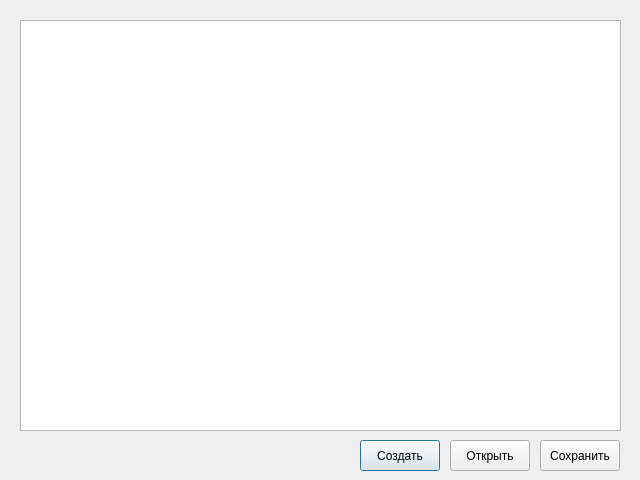
<?xml version="1.0" encoding="UTF-8"?>
<ui version="4.0">
 <class>Dialog</class>
 <widget class="QDialog" name="Dialog">
  <property name="geometry">
   <rect>
    <x>0</x>
    <y>0</y>
    <width>640</width>
    <height>480</height>
   </rect>
  </property>
  <property name="windowTitle">
   <string>Dialog</string>
  </property>
  <widget class="QTableWidget" name="table">
   <property name="geometry">
    <rect>
     <x>20</x>
     <y>20</y>
     <width>601</width>
     <height>411</height>
    </rect>
   </property>
  </widget>
  <widget class="QPushButton" name="createButton">
   <property name="geometry">
    <rect>
     <x>360</x>
     <y>440</y>
     <width>80</width>
     <height>31</height>
    </rect>
   </property>
   <property name="text">
    <string>Создать</string>
   </property>
  </widget>
  <widget class="QPushButton" name="openButton">
   <property name="geometry">
    <rect>
     <x>450</x>
     <y>440</y>
     <width>80</width>
     <height>31</height>
    </rect>
   </property>
   <property name="text">
    <string>Открыть</string>
   </property>
  </widget>
  <widget class="QPushButton" name="saveButton">
   <property name="geometry">
    <rect>
     <x>540</x>
     <y>440</y>
     <width>80</width>
     <height>31</height>
    </rect>
   </property>
   <property name="text">
    <string>Сохранить</string>
   </property>
  </widget>
 </widget>
 <resources/>
 <connections/>
</ui>
